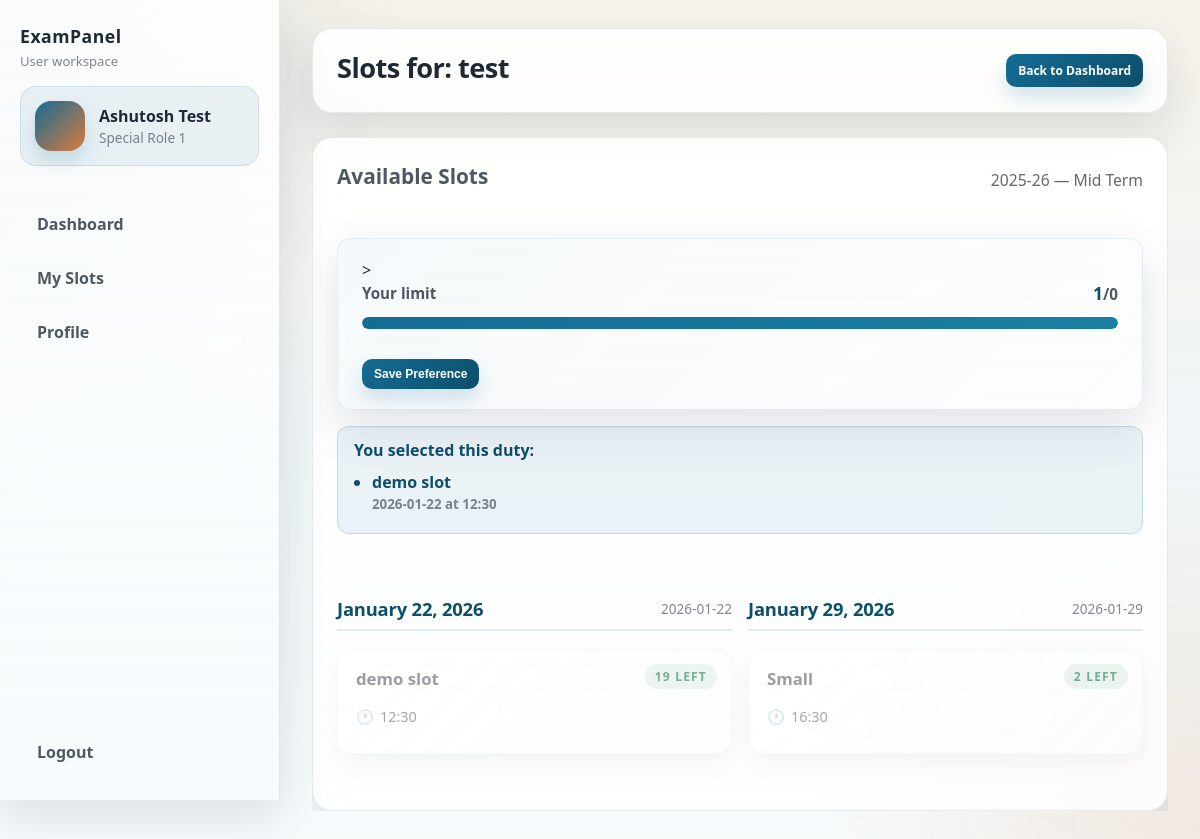
Screenshot of /user/slots.php?duty=1 (signed in) with the database file from the repository.
### tables this page shows
CREATE TABLE `users` (
  `id` int(11) NOT NULL,
  `employeeid` text DEFAULT NULL,
  `name` text DEFAULT NULL,
  `email` text DEFAULT NULL,
  `phone` varchar(20) DEFAULT NULL,
  `pass` text DEFAULT NULL,
  `role` text DEFAULT NULL,
  `department` text DEFAULT NULL
);

CREATE TABLE `duties` (
  `id` int(11) NOT NULL,
  `title` text DEFAULT NULL,
  `academicsession` text DEFAULT NULL,
  `type` text DEFAULT NULL,
  `createdat` text DEFAULT NULL,
  `professor` int(11) DEFAULT 4,
  `assistantprofessor` int(11) DEFAULT 8,
  `associateprofessor` int(11) DEFAULT 6,
  `researchscholar` int(11) DEFAULT 10,
  `specialrole1` int(11) DEFAULT 0,
  `specialrole2` int(11) DEFAULT 0,
  `specialrole3` int(11) DEFAULT 0,
  `specialrole4` int(11) DEFAULT 0,
  `accepting_bookings` tinyint(1) DEFAULT 1
);

CREATE TABLE `slot` (
  `id` int(11) NOT NULL,
  `duty` int(11) DEFAULT NULL,
  `slottext` text DEFAULT NULL,
  `slottime` text DEFAULT NULL,
  `slotdate` text DEFAULT NULL,
  `requirement` int(11) DEFAULT NULL
);

### user/slots.php (the view, shortened to what this page needs)
<?php
require_once __DIR__ . '/../lib/conn.php';
$username = isset($_SESSION['username']) ? htmlspecialchars($_SESSION['username']) : 'User';
$user_role = isset($_SESSION['role']) ? trim($_SESSION['role']) : 'Research Scholar';
$active_page = 'slots';
$user_id = isset($_SESSION['user_id']) ? intval($_SESSION['user_id']) : 0;
if ($user_id > 0) {
    if ($roleStmt = $conn->prepare('SELECT role FROM users WHERE id = ? LIMIT 1')) {
        $roleStmt->bind_param('i', $user_id);
        $roleStmt->execute();
        $roleResult = $roleStmt->get_result();
        $roleRow = $roleResult->fetch_assoc();
        if (!empty($roleRow['role'])) {
            $user_role = trim($roleRow['role']);
        }
    }
}
$duty_id = isset($_GET['duty']) ? intval($_GET['duty']) : 0;
$stmt = $conn->prepare("SELECT title, academicsession, type, professor, assistantprofessor, associateprofessor, researchscholar, specialrole1, specialrole2, specialrole3, specialrole4, accepting_bookings FROM duties WHERE id = ?");
$stmt->bind_param("i", $duty_id);
$stmt->execute();
$duty = $stmt->get_result()->fetch_assoc();
$is_accepting_bookings = intval($duty['accepting_bookings'] ?? 1) === 1;
$roleLimitColumn = [
    'Professor' => 'professor',
    'Assistant Professor' => 'assistantprofessor',
    'Associate Professor' => 'associateprofessor',
    'Research Scholar' => 'researchscholar',
    'Special Role 1' => 'specialrole1',
    'Special Role 2' => 'specialrole2',
    'Special Role 3' => 'specialrole3',
    'Special Role 4' => 'specialrole4',
];
$normalizedRole = ucwords(strtolower($user_role));
$limitColumn = $roleLimitColumn[$user_role] ?? $roleLimitColumn[$normalizedRole] ?? 'researchscholar';
$roleLimit = intval($duty[$limitColumn] ?? 0);
$stmt = $conn->prepare("SELECT id, slottext, slottime, slotdate, requirement FROM slot WHERE duty = ? ORDER BY slotdate, slottime");
$stmt->bind_param("i", $duty_id);
$stmt->execute();
$slots = $stmt->get_result()->fetch_all(MYSQLI_ASSOC);
$slotMap = [];
foreach ($slots as $slot) {
    $slotMap[intval($slot['id'])] = $slot;
}
$slots_by_date = [];
foreach ($slots as $slot) {
    $slots_by_date[$slot['slotdate']][] = $slot;
}
$slotIdsForDuty = array_column($slots, 'id');
$slotAvailability = array_fill_keys($slotIdsForDuty, 0);
if (!empty($slotIdsForDuty)) {
    $quotedIds = implode(',', array_map('intval', $slotIdsForDuty));
    $availStmt = $conn->prepare("SELECT slotid, COUNT(*) AS taken FROM preferences WHERE slotid IN ({$quotedIds}) GROUP BY slotid");
    if ($availStmt) {
        $availStmt->execute();
        $availResult = $availStmt->get_result();
        while ($row = $availResult->fetch_assoc()) {
            $slotId = intval($row['slotid']);
            $slotAvailability[$slotId] = intval($row['taken']);
        }
    }
}
$existingPreferences = [];
$prefStmt = $conn->prepare("SELECT p.slotid FROM preferences p JOIN slot s ON p.slotid = s.id WHERE p.userid = ? AND s.duty = ?");
if ($prefStmt) {
    $prefStmt->bind_param('ii', $user_id, $duty_id);
    $prefStmt->execute();
    $prefResult = $prefStmt->get_result();
    while ($row = $prefResult->fetch_assoc()) {
        $existingPreferences[] = intval($row['slotid']);
    }
}
$preferencesLocked = count($existingPreferences) > 0;
$savedSlotIds = $existingPreferences;
$checkedSlotIds = $_SERVER['REQUEST_METHOD'] === 'POST' ? $savedSlotIds : $existingPreferences;
$highlightedSlots = [];
foreach ($checkedSlotIds as $slotId) {
    if (isset($slotMap[$slotId])) {
        $highlightedSlots[] = $slotMap[$slotId];
    }
}
?>
<!DOCTYPE html>
<html lang="en">
<head>
    <link rel="stylesheet" href="../public/style/styles.css">
    <link rel="stylesheet" href="../public/style/user.css">
    <link rel="stylesheet" href="../public/style/admin.css">
</head>
<body class="user-open">
<?php include __DIR__ . '/sidebar.php'; ?>
<div class="main">
    <header class="topbar">
        <h1 class="page-title">Slots for: <?= htmlspecialchars($duty['title']) ?></h1>
        <div class="top-actions">
            <a href="dashboard.php" class="btn small">Back to Dashboard</a>
        </div>
    </header>
    <section class="content">
        <div class="duties-table">
            <form method="post" class="slots-form">
                <div class="table-header">
                    <h2>Available Slots</h2>
                    <div class="meta" style="margin-top:2px; color:rgba(0,0,0,0.6); font-size:0.98em;">
                        <?= htmlspecialchars($duty['academicsession']) ?> &mdash; <?= htmlspecialchars($duty['type']) ?>
                    </div>
                </div>
                <div class="progress-panel" data-limit="<?= $roleLimit ?>" data-locked="<?= $preferencesLocked ? '1' : '0' ?>"<?php if (!$is_accepting_bookings): ?> style="opacity: 0.6; pointer-events: none;"<?php endif; ?>>>
                    <div class="progress-labels">
                        <span>Your limit</span>
                        <span><strong id="progressValue">0</strong>/<?= $roleLimit ?></span>
                    </div>
                    <div class="progress-bar"><span class="progress-fill" id="progressFill" style="width:0%"></span></div>
                    <div class="button-wrapper">
                        <button type="submit" id="savePreferences" class="btn small primary" disabled>Save Preference</button>
                        <span class="button-overlay" id="buttonOverlay" aria-hidden="true"></span>
                    </div>
                </div>
                <?php if ($highlightedSlots): ?>
                    <div class="status info saved-slots-summary">
                        <strong>You selected this duty:</strong>
                        <ul class="saved-slots-list">
                            <?php foreach ($highlightedSlots as $savedSlot): ?>
                                <li>
                                    <span><?= htmlspecialchars($savedSlot['slottext']) ?></span>
                                    <small><?= htmlspecialchars($savedSlot['slotdate']) ?> at <?= htmlspecialchars($savedSlot['slottime']) ?></small>
                                </li>
                            <?php endforeach; ?>
                        </ul>
                    </div>
                <?php endif; ?>
                <div class="duties-cards">
                    <?php if (count($slots) === 0): ?>
                        <div class="card empty">No slots available for this duty.</div>
                    <?php else: foreach ($slots_by_date as $slot_date => $dateSlots): ?>
                        <div class="date-group">
                            <?php $formattedDate = $slot_date ? date('F j, Y', strtotime($slot_date)) : ''; ?>
                            <div class="date-heading">
                                <span class="date-label"><?= htmlspecialchars($formattedDate ?: $slot_date) ?></span>
                                <span class="date-subtitle"><?= htmlspecialchars($slot_date) ?></span>
                            </div>
                            <div class="date-slots-grid">
                                <?php foreach ($dateSlots as $slot):
                                    $totalRequired = intval($slot['requirement']);
                                    $taken = $slotAvailability[$slot['id']] ?? 0;
                                    $available = max(0, $totalRequired - $taken);
                                    $slotSelected = in_array($slot['id'], $checkedSlotIds, true);
                                    $slotDisabled = $preferencesLocked || ($available === 0 && !$slotSelected);
                                    $availableText = $available === 0 ? 'Full' : ($available === 1 ? '1 left' : $available . ' left');
                                    $isFull = $available === 0;
                                ?>
                                    <div class="card"
                                         data-requirement="<?= intval($slot['requirement']) ?>"
                                         data-full="<?= $isFull ? 'true' : 'false' ?>"
                                         data-disabled="<?= $slotDisabled ? 'true' : 'false' ?>">
                                        <span class="slot-availability"><?= htmlspecialchars($availableText) ?></span>
                                        <h3><?= htmlspecialchars($slot['slottext']) ?></h3>
                                        <p class="meta"><?= htmlspecialchars($slot['slottime']) ?></p>
                                    </div>
                                <?php endforeach; ?>
                            </div>
                        </div>
                    <?php endforeach; endif; ?>
                </div>
            </form>
        </div>
    </section>
</div>
</body>
</html>

### user/sidebar.php (shortened to what this page needs)
<?php $roleLabel = isset($user_role) ? ucwords(strtolower($user_role)) : 'User'; ?>
<aside class="sidebar" id="sidebar">
    <div class="sidebar-header">
        <div class="brand">
            <h2>ExamPanel</h2>
            <p>User workspace</p>
        </div>
    </div>
    <div class="profile">
        <div class="avatar"></div>
            <div class="meta">
                <div class="name"><?= $username ?></div>
                <div class="role"><?= htmlspecialchars($roleLabel) ?></div>
            </div>
    </div>
    <nav class="nav">
        <a href="dashboard.php" class="nav-item <?= $active_page == 'dashboard' ? 'active' : '' ?>">Dashboard</a>
        <a href="bookings.php" class="nav-item <?= $active_page == 'bookings' ? 'active' : '' ?>">My Slots</a>
        <a href="profile.php" class="nav-item <?= $active_page == 'profile' ? 'active' : '' ?>">Profile</a>
    </nav>
    <div class="sidebar-footer">
        <a href="../logout.php" class="nav-item">Logout</a>
    </div>
</aside>

### public/style/styles.css (style rules this page uses)
html { overflow-x: hidden; width: 100%; max-width: 100%; }
body { font-family: Arial, sans-serif; margin: 0; padding: 0; background-color: #f4f4f9; color: #333; min-height: 100vh; display: flex; align-items: center; justify-content: center; padding: 16px; box-sizing: border-box; width: 100%; max-width: 100vw; overflow-x: hidden !important; }
h1 { text-align: center; color: #ffffff; margin-top: 0; margin-bottom: 18px; font-size: 1.6rem; }
button.btn { display: block; width: 100%; padding: 12px 14px; background: linear-gradient(135deg, rgba(83, 163, 255, 0.9), rgba(119, 102, 255, 0.9)); color: #fff; border: none; border-radius: 10px; cursor: pointer; font-size: 16px; font-weight: 600; box-shadow: 0 6px 18px rgba(56, 96, 255, 0.18); }
.card { background: linear-gradient(180deg, rgba(255,255,255,0.03), rgba(255,255,255,0.02)); padding: 14px; border-radius: 12px; border: 1px solid rgba(255,255,255,0.04); box-shadow: 0 10px 30px rgba(2,6,23,0.35); }
.card h3 { margin: 0 0 8px 0; color: #fff; font-size: 1.05rem; }
.card .meta { color: rgba(255,255,255,0.75); font-size: 0.85rem; margin: 0 0 8px 0; }
.btn.small { display: inline-block; width: auto; padding: 8px 12px; font-size: 0.9rem; border-radius: 8px; }
.card { transition: transform 0.18s ease, box-shadow 0.18s ease; }

### public/style/user.css (style rules this page uses)
.user-open .main { padding: 28px 32px; overflow: hidden; }
.user-open .topbar { max-width: none; margin-left: 0; }
.user-open .page-title { color: var(--text-color); }
.user-open .content { max-width: none; margin-left: 0; width: 100%; box-sizing: border-box; }
.user-open .duties-table { display: flex; flex-direction: column; gap: 26px; }
.user-open .duties-table .table-header h2 { margin: 0 0 8px 0; color: var(--muted); }
.user-open .duties-cards { display: grid; grid-template-columns: repeat(auto-fit, minmax(320px, 1fr)); gap: 16px; margin-top: 12px; }
.user-open .duties-cards .card { background: linear-gradient(180deg, rgba(255,255,255,0.98), rgba(246,250,252,0.9)); color: var(--text-color); padding: 18px; border-radius: 16px; border: 1px solid rgba(20,108,148,0.1); box-shadow: var(--shadow-soft); transition: transform 0.18s ease, box-shadow 0.18s ease; }
.user-open .duties-cards .card h3 { margin: 0 0 8px 0; color: var(--muted); font-weight:700 }
.user-open .duties-cards .card .meta { color: rgba(0,0,0,0.6); margin-bottom: 8px }
.progress-panel { transition: transform 0.2s ease; }
.progress-labels { display:flex; justify-content:space-between; font-size:0.9rem; color:rgba(0,0,0,0.65); margin-bottom:6px; }
.progress-bar { width:100%; height:10px; background: rgba(20,108,148,0.08); border-radius:999px; overflow:hidden; }
.progress-fill { display:block; height:100%; background: linear-gradient(135deg, #2d8fb8, #146c94); width:0%; transition: width 0.3s ease; }
.progress-panel button { margin-top: 14px; width: 100%; font-weight: 600; }
.slots-form { display:flex; flex-direction:column; gap:16px; }
.button-wrapper { position: relative; margin-top: 12px; }
.button-overlay { position: absolute; inset: 0; display: none; cursor: not-allowed; background: rgba(255, 255, 255, 0); border-radius: inherit; }
.button-overlay.visible { display: block; }
.saved-slots-list { margin: 10px 0 0; padding-left: 18px; }
.saved-slots-list li { margin-bottom: 8px; }
.saved-slots-list small { display: block; color: var(--muted-soft); margin-top: 2px; }
@media (min-width: 961px) { .user-open .main { padding-top: 28px; } }
@media (min-width: 961px) { .user-open .topbar { margin-bottom: 24px; display: flex; align-items: center; justify-content: space-between; min-height: 70px; } }
@media (min-width: 961px) { .user-open .top-actions { margin-left: auto; } }
@media (min-width: 961px) { .user-open .btn.primary { color: #fff; text-decoration:none; display:inline-flex } }

### rows the page displays
users: role "Special Role 1", role.specialrole1 "0"
duties: title "test", academicsession "2025-26", type "Mid Term"
slot: slottext "demo slot", slotdate "2026-01-22", slottime "12:30", availableText "19 LEFT"
slot: availableText "2 LEFT", slottext "Small", slottime "16:30"

### other values shown
$username "Ashutosh Test"
$formattedDate ?: $slot_date "January 22, 2026"
$slot_date "2026-01-22"
$formattedDate ?: $slot_date "January 29, 2026"
$slot_date "2026-01-29"
